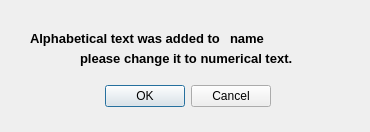
<?xml version="1.0" encoding="UTF-8"?>
<ui version="4.0">
 <class>IncorrectFormat</class>
 <widget class="QDialog" name="IncorrectFormat">
  <property name="geometry">
   <rect>
    <x>0</x>
    <y>0</y>
    <width>370</width>
    <height>132</height>
   </rect>
  </property>
  <property name="windowTitle">
   <string>Dialog</string>
  </property>
  <widget class="QDialogButtonBox" name="buttonBox">
   <property name="geometry">
    <rect>
     <x>-70</x>
     <y>80</y>
     <width>341</width>
     <height>32</height>
    </rect>
   </property>
   <property name="orientation">
    <enum>Qt::Horizontal</enum>
   </property>
   <property name="standardButtons">
    <set>QDialogButtonBox::Cancel|QDialogButtonBox::Ok</set>
   </property>
  </widget>
  <widget class="QLabel" name="label">
   <property name="geometry">
    <rect>
     <x>30</x>
     <y>30</y>
     <width>201</width>
     <height>16</height>
    </rect>
   </property>
   <property name="font">
    <font>
     <pointsize>10</pointsize>
     <weight>75</weight>
     <bold>true</bold>
    </font>
   </property>
   <property name="text">
    <string>Alphabetical text was added to</string>
   </property>
  </widget>
  <widget class="QLabel" name="label_2">
   <property name="geometry">
    <rect>
     <x>230</x>
     <y>30</y>
     <width>131</width>
     <height>16</height>
    </rect>
   </property>
   <property name="font">
    <font>
     <pointsize>10</pointsize>
     <weight>75</weight>
     <bold>true</bold>
    </font>
   </property>
   <property name="text">
    <string>name</string>
   </property>
  </widget>
  <widget class="QLabel" name="label_4">
   <property name="geometry">
    <rect>
     <x>80</x>
     <y>50</y>
     <width>231</width>
     <height>16</height>
    </rect>
   </property>
   <property name="font">
    <font>
     <pointsize>10</pointsize>
     <weight>75</weight>
     <bold>true</bold>
    </font>
   </property>
   <property name="text">
    <string>please change it to numerical text.</string>
   </property>
  </widget>
 </widget>
 <resources/>
 <connections>
  <connection>
   <sender>buttonBox</sender>
   <signal>accepted()</signal>
   <receiver>IncorrectFormat</receiver>
   <slot>accept()</slot>
   <hints>
    <hint type="sourcelabel">
     <x>248</x>
     <y>254</y>
    </hint>
    <hint type="destinationlabel">
     <x>157</x>
     <y>274</y>
    </hint>
   </hints>
  </connection>
  <connection>
   <sender>buttonBox</sender>
   <signal>rejected()</signal>
   <receiver>IncorrectFormat</receiver>
   <slot>reject()</slot>
   <hints>
    <hint type="sourcelabel">
     <x>316</x>
     <y>260</y>
    </hint>
    <hint type="destinationlabel">
     <x>286</x>
     <y>274</y>
    </hint>
   </hints>
  </connection>
 </connections>
</ui>
